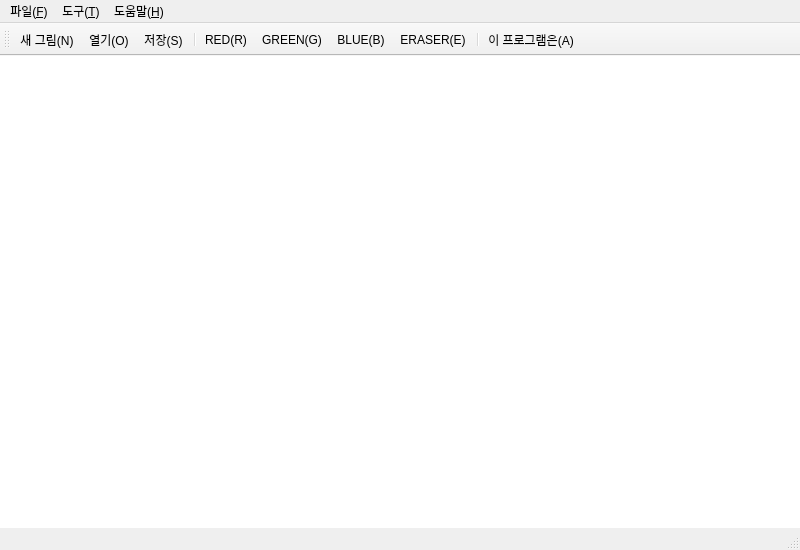
<?xml version="1.0" encoding="UTF-8"?>
<ui version="4.0">
 <class>MainWindow</class>
 <widget class="QMainWindow" name="MainWindow">
  <property name="geometry">
   <rect>
    <x>0</x>
    <y>0</y>
    <width>800</width>
    <height>550</height>
   </rect>
  </property>
  <property name="minimumSize">
   <size>
    <width>800</width>
    <height>550</height>
   </size>
  </property>
  <property name="maximumSize">
   <size>
    <width>880</width>
    <height>550</height>
   </size>
  </property>
  <property name="windowTitle">
   <string>MainWindow</string>
  </property>
  <widget class="QWidget" name="centralwidget">
   <widget class="QLabel" name="lblCanvas">
    <property name="geometry">
     <rect>
      <x>0</x>
      <y>0</y>
      <width>801</width>
      <height>481</height>
     </rect>
    </property>
    <property name="sizePolicy">
     <sizepolicy hsizetype="Fixed" vsizetype="Fixed">
      <horstretch>0</horstretch>
      <verstretch>0</verstretch>
     </sizepolicy>
    </property>
    <property name="styleSheet">
     <string notr="true">background-color: rgb(255, 255, 255);</string>
    </property>
    <property name="text">
     <string/>
    </property>
   </widget>
  </widget>
  <widget class="QMenuBar" name="menubar">
   <property name="geometry">
    <rect>
     <x>0</x>
     <y>0</y>
     <width>800</width>
     <height>21</height>
    </rect>
   </property>
   <widget class="QMenu" name="menu_File">
    <property name="title">
     <string>파일(&amp;F)</string>
    </property>
    <addaction name="action_New"/>
    <addaction name="action_Open"/>
    <addaction name="action_Save"/>
    <addaction name="separator"/>
    <addaction name="action_Exit"/>
   </widget>
   <widget class="QMenu" name="menu_T">
    <property name="title">
     <string>도구(&amp;T)</string>
    </property>
    <widget class="QMenu" name="menu_P">
     <property name="title">
      <string>펜(&amp;P)</string>
     </property>
     <addaction name="action_PenRed"/>
     <addaction name="action_PenGreen"/>
     <addaction name="action_PenBlue"/>
     <addaction name="action_Eraser"/>
    </widget>
    <widget class="QMenu" name="menu_T_2">
     <property name="title">
      <string>변환(&amp;T)</string>
     </property>
     <addaction name="action_Grayscale"/>
    </widget>
    <addaction name="menu_P"/>
    <addaction name="menu_T_2"/>
   </widget>
   <widget class="QMenu" name="menu_H">
    <property name="title">
     <string>도움말(&amp;H)</string>
    </property>
    <addaction name="action_About"/>
   </widget>
   <addaction name="menu_File"/>
   <addaction name="menu_T"/>
   <addaction name="menu_H"/>
  </widget>
  <widget class="QStatusBar" name="statusbar"/>
  <widget class="QToolBar" name="toolBar">
   <property name="windowTitle">
    <string>toolBar</string>
   </property>
   <attribute name="toolBarArea">
    <enum>TopToolBarArea</enum>
   </attribute>
   <attribute name="toolBarBreak">
    <bool>false</bool>
   </attribute>
   <addaction name="action_New"/>
   <addaction name="action_Open"/>
   <addaction name="action_Save"/>
   <addaction name="separator"/>
   <addaction name="action_PenRed"/>
   <addaction name="action_PenGreen"/>
   <addaction name="action_PenBlue"/>
   <addaction name="action_Eraser"/>
   <addaction name="separator"/>
   <addaction name="action_About"/>
  </widget>
  <action name="action_New">
   <property name="icon">
    <iconset resource="resources.qrc">
     <normaloff>:/icon/imgs/new.png</normaloff>:/icon/imgs/new.png</iconset>
   </property>
   <property name="text">
    <string>새 그림(&amp;N)</string>
   </property>
  </action>
  <action name="action_Open">
   <property name="icon">
    <iconset resource="resources.qrc">
     <normaloff>:/icon/imgs/open.png</normaloff>:/icon/imgs/open.png</iconset>
   </property>
   <property name="text">
    <string>열기(&amp;O)</string>
   </property>
  </action>
  <action name="action_Save">
   <property name="icon">
    <iconset resource="resources.qrc">
     <normaloff>:/icon/imgs/save.png</normaloff>:/icon/imgs/save.png</iconset>
   </property>
   <property name="text">
    <string>저장(&amp;S)</string>
   </property>
  </action>
  <action name="action_Exit">
   <property name="icon">
    <iconset resource="resources.qrc">
     <normaloff>:/icon/imgs/exit.png</normaloff>:/icon/imgs/exit.png</iconset>
   </property>
   <property name="text">
    <string>종료(&amp;X)</string>
   </property>
  </action>
  <action name="action_PenRed">
   <property name="icon">
    <iconset resource="resources.qrc">
     <normaloff>:/icon/imgs/red.png</normaloff>:/icon/imgs/red.png</iconset>
   </property>
   <property name="text">
    <string>RED(&amp;R)</string>
   </property>
  </action>
  <action name="action_PenGreen">
   <property name="icon">
    <iconset resource="resources.qrc">
     <normaloff>:/icon/imgs/green.png</normaloff>:/icon/imgs/green.png</iconset>
   </property>
   <property name="text">
    <string>GREEN(&amp;G)</string>
   </property>
  </action>
  <action name="action_PenBlue">
   <property name="icon">
    <iconset resource="resources.qrc">
     <normaloff>:/icon/imgs/blue.png</normaloff>:/icon/imgs/blue.png</iconset>
   </property>
   <property name="text">
    <string>BLUE(&amp;B)</string>
   </property>
  </action>
  <action name="action_About">
   <property name="icon">
    <iconset resource="resources.qrc">
     <normaloff>:/icon/imgs/about.png</normaloff>:/icon/imgs/about.png</iconset>
   </property>
   <property name="text">
    <string>이 프로그램은...(&amp;A)</string>
   </property>
  </action>
  <action name="action_Eraser">
   <property name="icon">
    <iconset resource="resources.qrc">
     <normaloff>:/icon/imgs/eraser.png</normaloff>:/icon/imgs/eraser.png</iconset>
   </property>
   <property name="text">
    <string>ERASER(&amp;E)</string>
   </property>
  </action>
  <action name="action_Grayscale">
   <property name="text">
    <string>그레이스케일(&amp;G)</string>
   </property>
  </action>
 </widget>
 <resources>
  <include location="resources.qrc"/>
 </resources>
 <connections/>
</ui>
